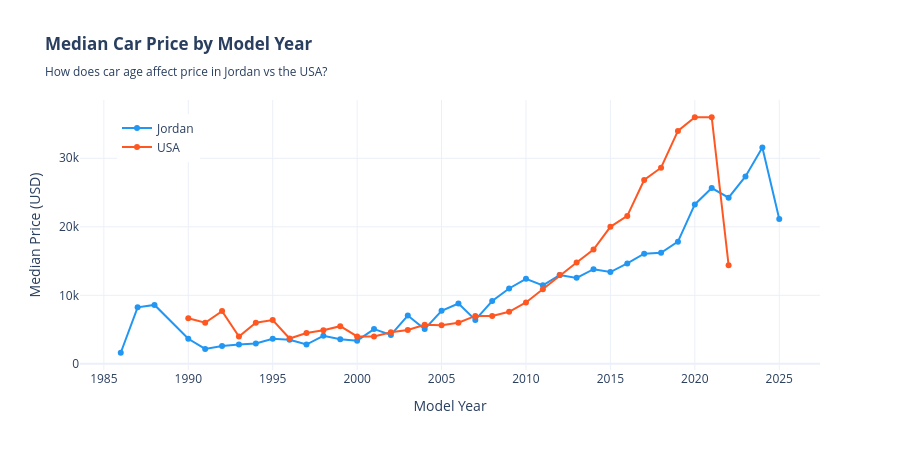

The cell this chart's notebook holds for it:
### Markdown cell above
From the plot, we can see that both distributions are right-skewed, meaning that most cars are concentrated in the lower price ranges, while fewer listings exist at higher prices. However, there are some noticeable differences between the two markets.
In Jordan, the distribution appears slightly more spread out, with a visible presence of listings across a wider price range, including higher-end vehicles. In contrast, the USA distribution is more concentrated in the lower to mid-price ranges, with a sharper peak at lower prices and fewer high-priced outliers.
The median price lines help clarify this difference. The median price in Jordan (around 17,000 US dollars) is slightly higher than in the USA (around 16,000 US dollars). This suggests that, on average, cars listed in Jordan tend to be a bit more expensive than those in the sampled US dataset.
Another important observation is the long tail extending toward higher prices (up to around 80,000 US dollars), especially for Jordan. This indicates the presence of luxury or premium vehicles, though they make up a small percentage of total listings.
Overall, the chart shows that while both markets share a similar general shape, Jordan’s market leans slightly toward higher prices and greater variability, whereas the US market is more concentrated in the lower price segments.

### Code cell
# Figure 2: Median Price by Year Jordan vs USA

jordan_by_year = df_jordan.groupby('Year')['Price_USD'].median().reset_index()
usa_by_year    = df_usa_sample.groupby('Year')['Price_USD'].median().reset_index()

fig2 = go.Figure()

fig2.add_trace(go.Scatter(
    x=jordan_by_year['Year'], y=jordan_by_year['Price_USD'],
    mode='lines+markers', name='Jordan',
    line=dict(color=JORDAN_COLOR, width=2),
    marker=dict(size=6)
))

fig2.add_trace(go.Scatter(
    x=usa_by_year['Year'], y=usa_by_year['Price_USD'],
    mode='lines+markers', name='USA',
    line=dict(color=USA_COLOR, width=2),
    marker=dict(size=6)
))

fig2.update_layout(
    title='<b>Median Car Price by Model Year</b><br><sub>How does car age affect price in Jordan vs the USA?</sub>',
    xaxis_title='Model Year',
    yaxis_title='Median Price (USD)',
    template='plotly_white',
    legend=dict(x=0.05, y=0.95),
    height=450
)

fig2.show()

### Figure 1 — Plotly figure (JSON) as saved in the notebook; plotly's stock layout.template omitted (floating-point values rounded to 4 significant figures)
{"data": [{"line": {"color": "#2196F3", "width": 2}, "marker": {"size": 6}, "mode": "lines+markers", "name": "Jordan", "type": "scatter", "x": [1986, 1987, 1988, 1990, 1991, 1992, 1993, 1994, 1995, 1996, 1997, 1998, 1999, 2000, 2001, 2002, 2003, 2004, 2005, 2006, 2007, 2008, 2009, 2010, 2011, 2012, 2013, 2014, 2015, 2016, 2017, 2018, 2019, 2020, 2021, 2022, 2023, 2024, 2025], "y": [1622.0, 8248.0, 8601, 3666, 2186.0, 2608.0, 2820, 2961, 3666, 3525, 2820, 4089, 3596.0, 3384, 5076, 4230, 7050, 5076, 7755, 8812.0, 6416.0, 9165, 10998, 12408, 11460.0, 12972, 12549, 13818, 13395, 14664, 16074, 16210.0, 17840.0, 23265, 25662, 24252, 27354, 31584, 21150]}, {"line": {"color": "#FF5722", "width": 2}, "marker": {"size": 6}, "mode": "lines+markers", "name": "USA", "type": "scatter", "x": [1990, 1991, 1992, 1993, 1994, 1995, 1996, 1997, 1998, 1999, 2000, 2001, 2002, 2003, 2004, 2005, 2006, 2007, 2008, 2009, 2010, 2011, 2012, 2013, 2014, 2015, 2016, 2017, 2018, 2019, 2020, 2021, 2022], "y": [6650, 6000, 7700, 3987, 6000, 6400, 3700, 4500, 4900, 5500, 4000.0, 4000, 4600, 4950, 5700, 5650, 5995, 6995, 6998, 7598.0, 8964.0, 10900, 12950, 14788, 16675, 19995, 21590, 26834, 28625, 33999, 35990, 35990, 14400.0]}], "layout": {"height": 450, "legend": {"x": 0.05, "y": 0.95}, "title": {"text": "<b>Median Car Price by Model Year</b><br><sub>How does car age affect price in Jordan vs the USA?</sub>"}, "xaxis": {"title": {"text": "Model Year"}}, "yaxis": {"title": {"text": "Median Price (USD)"}}}}
